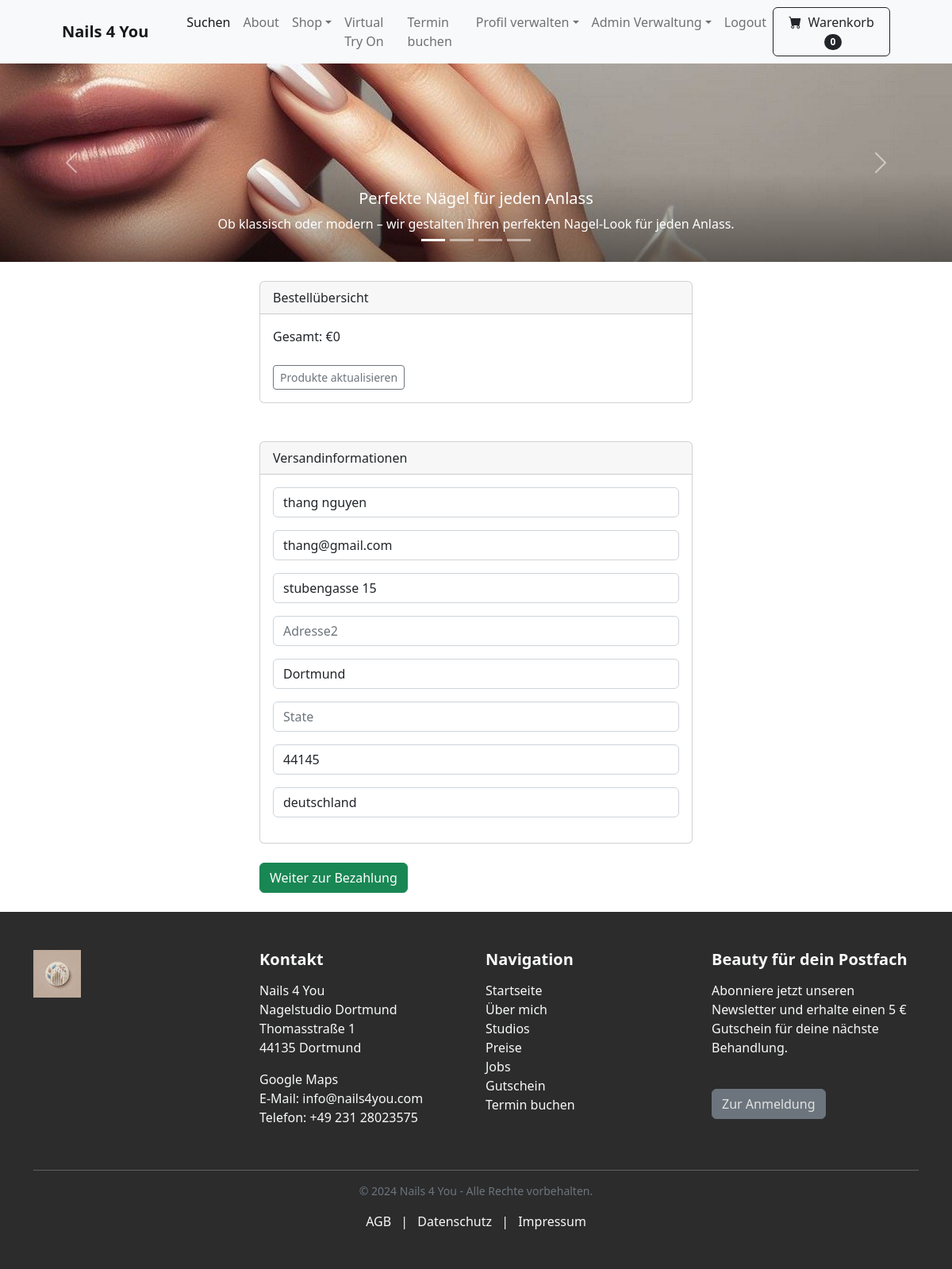
The app's page /payment/checkout (signed in) with its own data.
### payment/models.py (models this page shows, shortened)
class ShippingAddress(models.Model):
	user = models.ForeignKey(User, on_delete=models.CASCADE, null=True, blank=True)
	shipping_full_name = models.CharField(max_length=255)
	shipping_email = models.CharField(max_length=255)
	shipping_address1 = models.CharField(max_length=255)
	shipping_address2 = models.CharField(max_length=255, null=True, blank=True)
	shipping_city = models.CharField(max_length=255)
	shipping_state = models.CharField(max_length=255, null=True, blank=True)
	shipping_zipcode = models.CharField(max_length=255, null=True, blank=True)
	shipping_country = models.CharField(max_length=255)
	class Meta:
		verbose_name_plural = "Shipping Address"
	def create_shipping(sender, instance, created, **kwargs):
		if created:
			user_shipping = ShippingAddress(user=instance)
			user_shipping.save()
	post_save.connect(create_shipping, sender=User)

### payment/views.py (the view)
# urls.py: path('checkout', views.checkout, name='checkout'),
def checkout(request):
	cart = Cart(request)
	cart_products = cart.get_prods
	quantities = cart.get_quants
	totals = cart.cart_total()
	if request.user.is_authenticated:
		shipping_user = ShippingAddress.objects.get(user__id=request.user.id)
		shipping_form = ShippingForm(request.POST or None, instance=shipping_user)
		return render(request, "payment/checkout.html", {"cart_products":cart_products, "quantities":quantities, "totals":totals, "shipping_form":shipping_form })
	else:
		shipping_form = ShippingForm(request.POST or None)
		return render(request, "payment/checkout.html", {"cart_products":cart_products, "quantities":quantities, "totals":totals, "shipping_form":shipping_form})

### cart/cart.py (called while the page is built, shortened)
    def cart_total(self):
        product_ids = self.cart.keys()
        products = Product.objects.filter(id__in=product_ids)
        quantities = self.cart
        total = 0
        return total

    def __len__(self):
        return len(self.cart)

    def get_prods(self):
        product_ids = self.cart.keys()
        products = Product.objects.filter(id__in=product_ids)
        return products

### cart/context_processors.py (called while the page is built)
def cart(request):
    return {'cart': Cart(request)}

### payment/templates/payment/checkout.html (shortened to what this page needs)
{% extends 'base.html' %}
{% block content %}
        <br/>
        <div class="container">
            <div class="row">
                    <div class="col-md-6 offset-md-3">
          <div class="card">
          <div class="card-header">
            Bestellübersicht
          </div>
          <div class="card-body">
            Gesamt:  €{{ totals }}
            <br/><br/>
            <a href="{% url 'cart_summary' %}" class="btn btn-sm btn-outline-secondary">Produkte aktualisieren</a>
          </div>
        </div>
<br/><br/>
<div class="card">
  <div class="card-header">
    Versandinformationen
  </div>
  <div class="card-body">
    <form method="POST" action="{% url 'billing_info' %}">
    {{ shipping_form.as_p }}
  </div>
</div>
<br/>
<button type="submit" class="btn btn-success">
        Weiter zur Bezahlung
</button>
<br/><br/>
            </div>
        </div>
    </div>
{% endblock %}

### records on screen
ShippingAddress: shipping_full_name "thang nguyen", shipping_email "thang@gmail.com", shipping_address1 "stubengasse 15", shipping_city "Dortmund", shipping_zipcode "44145", shipping_country "deutschland"

### other values on screen
{{ cart|length }} "0"
{{ totals }} "0"
